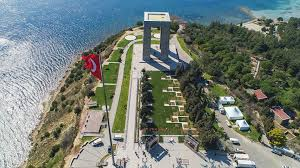
#> input picture pic_1.jpg, 300 x 168 px
$ jupyter execute '15.10.2020 - Hafta 2.ipynb'
#> lines starting #> are read from the running program, lines starting #| are printed output that depends on the picture
#> further down, image_1 is the input picture: shape (168, 300, 3); mean R, G, B 115.5, 125.3, 118.7
[cell 1]
import numpy as np
import matplotlib.pyplot as plt
import os

[cell 2]
def get_jpeg_files():
    os.getcwd()
    os.listdir()
    path = os.getcwd()
    jpg_files = [f for f in os.listdir(path) if f.endswith('.jpg')]
    jpg_files

def compare_list_ndarray():
    #numpy as np
    list_1 = [1,"2fdffdfdfd,3",'4',5,6] #broadcast
    list_2 = [2,"2asddsada,3",'1114',15,26] #broadcast
    print(list_1 + list_2)  #

    list_1 = [1,2,3,4]  #broadcast
    list_2 = [1,2,3,4]
    print(list_1 + list_2 + [10])   # list_1+list_2 + 10 --> error

    list_3 = np.asarray([1,2,3,4]) #ndarray   asarray
    list_4 = np.asarray([1,2,3,4])
    print(list_3 + list_4 +10 )

get_jpeg_files()
compare_list_ndarray()
get_jpeg_files()

[cell 3]
def display_two_image(im_1,im_2):
    plt.subplot(1,2,1)
    plt.imshow(im_1)

    plt.subplot(1,2,2)
    plt.imshow(im_2 + 30)

    plt.show()

def rotate (im_1):
    m,n,k = im_1.shape
#> m = 168; n = 300; k = 3
    new_image = np.zeros((n,m,k), dtype='uint8')
    for i in range(m):
        for j in range(n):
            temp = im_1[i,j]
            new_image[j,i] = temp
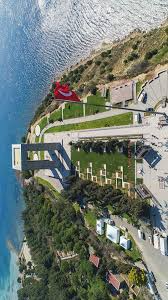
#> new_image: shape (300, 168, 3); mean R, G, B 115.5, 125.3, 118.7
    return new_image

[cell 4]
image_1 = plt.imread('pic_1.jpg')
image_2 = rotate(image_1)
display_two_image(image_1, image_2)
#> in display_two_image, `plt.show()`:
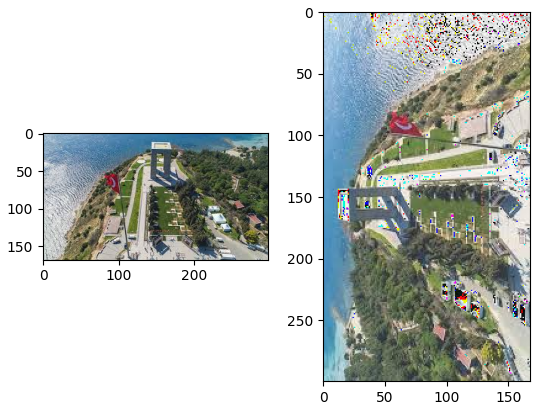
#> figure drawn by matplotlib, 2 panels
